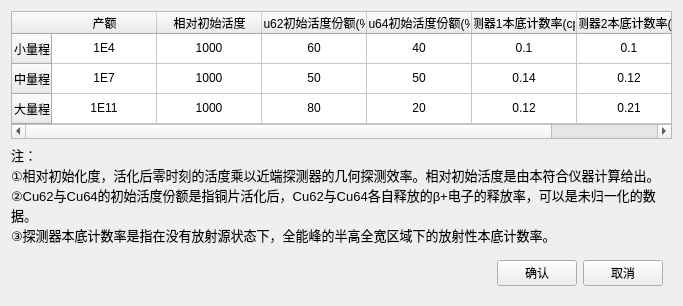
<?xml version="1.0" encoding="UTF-8"?>
<ui version="4.0">
 <class>YieldCalibration</class>
 <widget class="QWidget" name="YieldCalibration">
  <property name="geometry">
   <rect>
    <x>0</x>
    <y>0</y>
    <width>683</width>
    <height>306</height>
   </rect>
  </property>
  <property name="windowTitle">
   <string>中子产额标定</string>
  </property>
  <layout class="QVBoxLayout" name="verticalLayout">
   <item>
    <widget class="QTableWidget" name="tableWidget_calibration">
     <property name="minimumSize">
      <size>
       <width>0</width>
       <height>0</height>
      </size>
     </property>
     <attribute name="horizontalHeaderCascadingSectionResizes">
      <bool>false</bool>
     </attribute>
     <attribute name="horizontalHeaderDefaultSectionSize">
      <number>105</number>
     </attribute>
     <row>
      <property name="text">
       <string>小量程</string>
      </property>
     </row>
     <row>
      <property name="text">
       <string>中量程</string>
      </property>
     </row>
     <row>
      <property name="text">
       <string>大量程</string>
      </property>
     </row>
     <column>
      <property name="text">
       <string>产额</string>
      </property>
     </column>
     <column>
      <property name="text">
       <string>相对初始活度</string>
      </property>
     </column>
     <column>
      <property name="text">
       <string>Cu62初始活度份额(%)</string>
      </property>
     </column>
     <column>
      <property name="text">
       <string>Cu64初始活度份额(%)</string>
      </property>
     </column>
     <column>
      <property name="text">
       <string>探测器1本底计数率(cps)</string>
      </property>
     </column>
     <column>
      <property name="text">
       <string>探测器2本底计数率(cps)</string>
      </property>
     </column>
     <item row="0" column="0">
      <property name="text">
       <string>1E4</string>
      </property>
      <property name="textAlignment">
       <set>AlignCenter</set>
      </property>
     </item>
     <item row="0" column="1">
      <property name="text">
       <string>1000</string>
      </property>
      <property name="textAlignment">
       <set>AlignCenter</set>
      </property>
     </item>
     <item row="0" column="2">
      <property name="text">
       <string>60</string>
      </property>
      <property name="textAlignment">
       <set>AlignCenter</set>
      </property>
     </item>
     <item row="0" column="3">
      <property name="text">
       <string>40</string>
      </property>
      <property name="textAlignment">
       <set>AlignCenter</set>
      </property>
     </item>
     <item row="0" column="4">
      <property name="text">
       <string>0.1</string>
      </property>
      <property name="textAlignment">
       <set>AlignCenter</set>
      </property>
     </item>
     <item row="0" column="5">
      <property name="text">
       <string>0.1</string>
      </property>
      <property name="textAlignment">
       <set>AlignCenter</set>
      </property>
     </item>
     <item row="1" column="0">
      <property name="text">
       <string>1E7</string>
      </property>
      <property name="textAlignment">
       <set>AlignCenter</set>
      </property>
     </item>
     <item row="1" column="1">
      <property name="text">
       <string>1000</string>
      </property>
      <property name="textAlignment">
       <set>AlignCenter</set>
      </property>
     </item>
     <item row="1" column="2">
      <property name="text">
       <string>50</string>
      </property>
      <property name="textAlignment">
       <set>AlignCenter</set>
      </property>
     </item>
     <item row="1" column="3">
      <property name="text">
       <string>50</string>
      </property>
      <property name="textAlignment">
       <set>AlignCenter</set>
      </property>
     </item>
     <item row="1" column="4">
      <property name="text">
       <string>0.14</string>
      </property>
      <property name="textAlignment">
       <set>AlignCenter</set>
      </property>
     </item>
     <item row="1" column="5">
      <property name="text">
       <string>0.12</string>
      </property>
      <property name="textAlignment">
       <set>AlignCenter</set>
      </property>
     </item>
     <item row="2" column="0">
      <property name="text">
       <string>1E11</string>
      </property>
      <property name="textAlignment">
       <set>AlignCenter</set>
      </property>
     </item>
     <item row="2" column="1">
      <property name="text">
       <string>1000</string>
      </property>
      <property name="textAlignment">
       <set>AlignCenter</set>
      </property>
     </item>
     <item row="2" column="2">
      <property name="text">
       <string>80</string>
      </property>
      <property name="textAlignment">
       <set>AlignCenter</set>
      </property>
     </item>
     <item row="2" column="3">
      <property name="text">
       <string>20</string>
      </property>
      <property name="textAlignment">
       <set>AlignCenter</set>
      </property>
     </item>
     <item row="2" column="4">
      <property name="text">
       <string>0.12</string>
      </property>
      <property name="textAlignment">
       <set>AlignCenter</set>
      </property>
     </item>
     <item row="2" column="5">
      <property name="text">
       <string>0.21</string>
      </property>
      <property name="textAlignment">
       <set>AlignCenter</set>
      </property>
     </item>
    </widget>
   </item>
   <item>
    <widget class="QLabel" name="label_attention">
     <property name="font">
      <font>
       <pointsize>10</pointsize>
      </font>
     </property>
     <property name="text">
      <string>注：
①相对初始化度，活化后零时刻的活度乘以近端探测器的几何探测效率。相对初始活度是由本符合仪器计算给出。
②Cu62与Cu64的初始活度份额是指铜片活化后，Cu62与Cu64各自释放的β+电子的释放率，可以是未归一化的数据。
③探测器本底计数率是指在没有放射源状态下，全能峰的半高全宽区域下的放射性本底计数率。</string>
     </property>
     <property name="wordWrap">
      <bool>true</bool>
     </property>
    </widget>
   </item>
   <item>
    <widget class="QWidget" name="widget" native="true">
     <layout class="QHBoxLayout" name="horizontalLayout">
      <item>
       <spacer name="horizontalSpacer">
        <property name="orientation">
         <enum>Qt::Horizontal</enum>
        </property>
        <property name="sizeHint" stdset="0">
         <size>
          <width>40</width>
          <height>20</height>
         </size>
        </property>
       </spacer>
      </item>
      <item>
       <widget class="QPushButton" name="pushButton_OK">
        <property name="text">
         <string>确认</string>
        </property>
       </widget>
      </item>
      <item>
       <widget class="QPushButton" name="pushButton_cancel">
        <property name="text">
         <string>取消</string>
        </property>
       </widget>
      </item>
     </layout>
    </widget>
   </item>
  </layout>
 </widget>
 <resources/>
 <connections/>
</ui>
